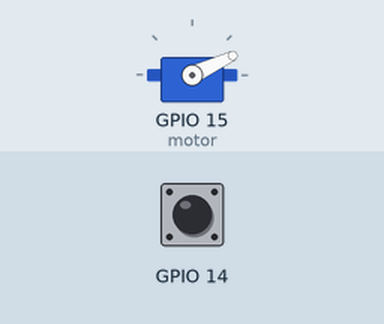
Bench run of a program on a simulated ESP8266 (NodeMCU). On the bench: servo. The test bench sets the inputs (shaded band); at power-on: GPIO 14 HIGH.

Above: at 6.2 s.
6.3 s: GPIO 14 pulled LOW for 0.35 s
At 7.2 s:
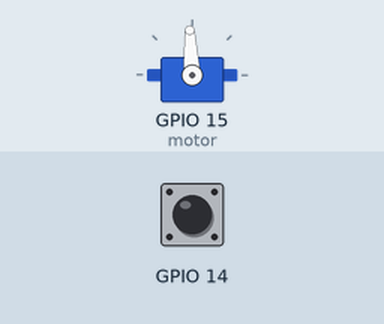
8.1 s: GPIO 14 pulled LOW for 1 s
At 8.6 s:
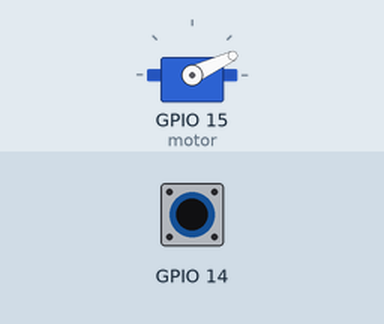
10.6 s: GPIO 14 pulled LOW for 3.2 s
At 11.7 s:
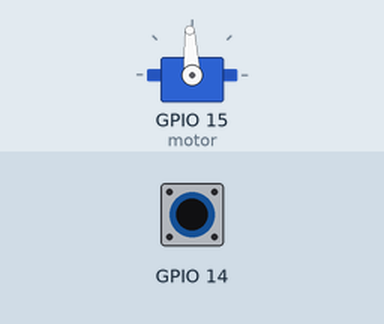
Timing chart, 0 to 13.6 s (numbered marks = the images above; inputs shaded):
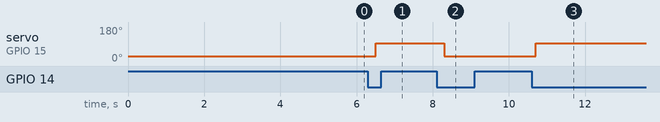

Measured:
- after the input at 6.3 s, servo on GPIO 15 (motor): 25° → 93° after 0.20 s
- after the input at 8.1 s, servo on GPIO 15 (motor): 93° → 25° after 0.20 s
- after the input at 10.6 s, servo on GPIO 15 (motor): 25° → 93° after 0.10 s

The program:

main.cpp
```cpp
#include <Arduino.h>
#include <ESP8266WiFi.h>
#include <ESP8266WebServer.h>
#include <FS.h>
#include <Servo.h>

Servo motor;

bool enabled = false, repeat = false;

//const char *ssid = "E-Seabike";
//int motorSpeeds[5] = {0, 0, 0, 0, 0};
//byte numberOfSpeeds = 0;
//ESP8266WebServer HTTP(80);
//
//void showConfigFile() {
//  String cfgRead;
//  File cfg = SPIFFS.open("/config.txt", "r");
//  if (!cfg) Serial.println("Error opening file");
//  cfgRead = cfg.readString();  //speeds:3;speed_1:1000;speed_2:1100;speed_3:1200;speed_4:1300;speed_5:1400;
//  Serial.println("Config file:" + cfgRead);
//  cfg.close();
//};
//
//void setConfigFromFlash() {
//  String configStream[6] = {"", "", "", "", "", ""};
//  String configStreamingValues[6] = {"speeds", "speed_0", "speed_1", "speed_2", "speed_3", "speed_4"};
//  String cfgRead;
//
//  File cfg = SPIFFS.open("/config.txt", "r");
//  if (!cfg) Serial.println("Error opening file");
//  cfgRead = cfg.readString();  //speeds:3;speed_1:1000;speed_2:1100;speed_3:1200;speed_4:1300;speed_5:1400;
//  cfg.close();
//
//  int i;
//  for (i = 0; i < 6; i++) {
//    if (i < 5) configStream[i] = cfgRead.substring(cfgRead.indexOf(configStreamingValues[i]) + configStreamingValues[i].length() + 1, cfgRead.indexOf(configStreamingValues[i + 1]) - 1);
//    if (i == 5) configStream[i] = cfgRead.substring(cfgRead.indexOf(configStreamingValues[i]) + configStreamingValues[i].length() + 1, cfgRead.length() - 3);
//  };
//
//  numberOfSpeeds = configStream[0].toInt();
//  motorSpeeds[0] = configStream[1].toInt();
//  motorSpeeds[1] = configStream[2].toInt();
//  motorSpeeds[2] = configStream[3].toInt();
//  motorSpeeds[3] = configStream[4].toInt();
//  motorSpeeds[4] = configStream[5].toInt();
//
//  Serial.println("Update config from FLASH!");
//  printConfig();
//};
//
//void printConfig() {
//  int i;
//  Serial.println("Number of speeds: " + (String)numberOfSpeeds);
//  for (i = 0; i < 5; i++) Serial.println("Speed " + (String)i + ": " + (String)motorSpeeds[i]);
//};
//
//void sendDeviceParams() {
//  String resMessage = "";
//  int i;
//
//  resMessage += " speeds: ";
//  resMessage += (String)numberOfSpeeds;
//  resMessage += "; ";
//
//  for (i = 0; i < 5; i++) {
//    resMessage += "speed ";
//    resMessage += (String)i;
//    resMessage += ": ";
//    resMessage += (String)motorSpeeds[i];
//    resMessage += "; ";
//  };
//
//  HTTP.send(200, "text/plain", resMessage);
//
//  Serial.println("Send responce params http!");
//};
//
//void setConfigFromHttp() {
//
//  numberOfSpeeds = HTTP.arg("speeds").toInt();
//  motorSpeeds[0] = HTTP.arg("speed_0").toInt();
//  motorSpeeds[1] = HTTP.arg("speed_1").toInt();
//  motorSpeeds[2] = HTTP.arg("speed_2").toInt();
//  motorSpeeds[3] = HTTP.arg("speed_3").toInt();
//  motorSpeeds[4] = HTTP.arg("speed_4").toInt();
//
//  saveConfigFile();
//  sendDeviceParams();
//};
//
//void saveConfigFile() {
//  String writeConfig = "";
//  int i;
//
//  writeConfig += " speeds:";
//  writeConfig += (String)numberOfSpeeds;
//  writeConfig += ";";
//  for (i = 0; i < 5; i++) {
//    writeConfig += "speed_";
//    writeConfig += (String)i;
//    writeConfig += ":";
//    writeConfig += (String)motorSpeeds[i];
//    writeConfig += ";";
//  };
//
//  File cfgWrite = SPIFFS.open("/config.txt", "w");
//  if (!cfgWrite) Serial.println("Error opening file");
//  cfgWrite.println(writeConfig);
//  cfgWrite.close();
//
//  Serial.println("Wriete config file:" + writeConfig);
//};

void setup() {

  Serial.begin(115200);
  motor.attach(15);
  motor.writeMicroseconds(800);
  delay(5000);
  //  motor.writeMicroseconds(1500);

  pinMode(14, INPUT_PULLUP);


  //  WiFi.softAP(ssid);
  //
  //  bool success = SPIFFS.begin();
  //  if (!success) Serial.print("File system error!");
  //
  //
  //  //printConfig();
  //  //showConfigFile();
  //  setConfigFromFlash();
  //
  //  HTTP.begin();
  //
  //  Serial.print("My IP: ");
  //  Serial.println(WiFi.softAPIP());
  //
  //  HTTP.on("/status", sendDeviceParams);
  //
  //  HTTP.on("/speed", setConfigFromHttp);

}

void loop() {
  //  HTTP.handleClient();

  static uint32_t tmr;
  if (millis() - tmr >= 300) {
    tmr = millis();


    if (!digitalRead(14)) {
      if (!repeat) enabled = !enabled;
      repeat = true;
    } else {
      repeat = false;
    }

    if (enabled) {
      motor.writeMicroseconds(1500);
    } else {
      motor.writeMicroseconds(800);
    };

    // Serial.println("Work");

  }


}
```
